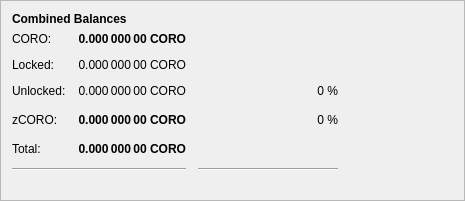
                                  <widget class="QFrame" name="frame_3">
                                    <property name="geometry">
                                      <rect>
                                        <x>0</x>
                                        <y>150</y>
                                        <width>465</width>
                                        <height>201</height>
                                      </rect>
                                    </property>
                                    <property name="frameShape">
                                      <enum>QFrame::StyledPanel</enum>
                                    </property>
                                    <property name="frameShadow">
                                      <enum>QFrame::Raised</enum>
                                    </property>
                                    <layout class="QVBoxLayout" name="verticalLayout_5">
                                      <item>
                                        <layout class="QHBoxLayout" name="horizontalLayout_5" stretch="0">
                                          <item>
                                            <widget class="QLabel" name="label_5z">
                                              <property name="maximumSize">
                                                <size>
                                                  <width>16777215</width>
                                                  <height>20</height>
                                                </size>
                                              </property>
                                              <property name="font">
                                                <font>
                                                  <weight>75</weight>
                                                  <bold>true</bold>
                                                </font>
                                              </property>
                                              <property name="toolTip">
                                                <string>Combined Balances (including unconfirmed and immature coins)</string>
                                              </property>
                                              <property name="text">
                                                <string>&lt;html&gt;&lt;head/&gt;&lt;body&gt;&lt;p&gt;Combined Balances&lt;/p&gt;&lt;/body&gt;&lt;/html&gt;</string>
                                              </property>
                                            </widget>
                                          </item>
                                        </layout>
                                      </item>
                                      <item>
                                        <layout class="QGridLayout" name="gridLayout_3">
                                          <property name="spacing">
                                            <number>12</number>
                                          </property>
                                          <item row="7" column="0" colspan="2">
                                            <widget class="Line" name="lineSpendableBalance_3">
                                              <property name="orientation">
                                                <enum>Qt::Horizontal</enum>
                                              </property>
                                            </widget>
                                          </item>
                                          <item row="7" column="2">
                                            <widget class="Line" name="lineWatchBalance_3">
                                              <property name="sizePolicy">
                                                <sizepolicy hsizetype="Preferred" vsizetype="Fixed">
                                                  <horstretch>0</horstretch>
                                                  <verstretch>0</verstretch>
                                                </sizepolicy>
                                              </property>
                                              <property name="minimumSize">
                                                <size>
                                                  <width>140</width>
                                                  <height>0</height>
                                                </size>
                                              </property>
                                              <property name="orientation">
                                                <enum>Qt::Horizontal</enum>
                                              </property>
                                            </widget>
                                          </item>
                                          <item row="4" column="1">
                                            <widget class="QLabel" name="labelzBalancez">
                                              <property name="font">
                                                <font>
                                                  <weight>75</weight>
                                                  <bold>true</bold>
                                                </font>
                                              </property>
                                              <property name="cursor">
                                                <cursorShape>IBeamCursor</cursorShape>
                                              </property>
                                              <property name="toolTip">
                                                <string>Total of transactions that have yet to be confirmed, and do not yet count toward the spendable balance</string>
                                              </property>
                                              <property name="text">
                                                <string notr="true">0.000 000 00 CORO</string>
                                              </property>
                                              <property name="alignment">
                                                <set>Qt::AlignRight|Qt::AlignTrailing|Qt::AlignVCenter</set>
                                              </property>
                                              <property name="textInteractionFlags">
                                                <set>Qt::LinksAccessibleByMouse|Qt::TextSelectableByKeyboard|Qt::TextSelectableByMouse</set>
                                              </property>
                                            </widget>
                                          </item>
                                          <item row="6" column="1">
                                            <widget class="QLabel" name="labelTotalz">
                                              <property name="font">
                                                <font>
                                                  <weight>75</weight>
                                                  <bold>true</bold>
                                                </font>
                                              </property>
                                              <property name="cursor">
                                                <cursorShape>IBeamCursor</cursorShape>
                                              </property>
                                              <property name="toolTip">
                                                <string>Total Balance, including unconfirmed and immature coins.</string>
                                              </property>
                                              <property name="text">
                                                <string notr="true">0.000 000 00 CORO</string>
                                              </property>
                                              <property name="alignment">
                                                <set>Qt::AlignRight|Qt::AlignTrailing|Qt::AlignVCenter</set>
                                              </property>
                                              <property name="textInteractionFlags">
                                                <set>Qt::LinksAccessibleByMouse|Qt::TextSelectableByKeyboard|Qt::TextSelectableByMouse</set>
                                              </property>
                                            </widget>
                                          </item>
                                          <item row="4" column="3">
                                            <spacer name="horizontalSpacer_6">
                                              <property name="orientation">
                                                <enum>Qt::Horizontal</enum>
                                              </property>
                                              <property name="sizeHint" stdset="0">
                                                <size>
                                                  <width>40</width>
                                                  <height>20</height>
                                                </size>
                                              </property>
                                            </spacer>
                                          </item>
                                          <item row="6" column="0">
                                            <widget class="QLabel" name="labelTotalTextz">
                                              <property name="text">
                                                <string>Total:</string>
                                              </property>
                                            </widget>
                                          </item>
                                          <item row="1" column="0">
                                            <widget class="QLabel" name="labelBalanceTextz">
                                              <property name="text">
                                                <string>CORO:</string>
                                              </property>
                                            </widget>
                                          </item>
                                          <item row="1" column="1">
                                            <widget class="QLabel" name="labelBalancez">
                                              <property name="font">
                                                <font>
                                                  <weight>75</weight>
                                                  <bold>true</bold>
                                                </font>
                                              </property>
                                              <property name="cursor">
                                                <cursorShape>IBeamCursor</cursorShape>
                                              </property>
                                              <property name="toolTip">
                                                <string>Your current spendable balance</string>
                                              </property>
                                              <property name="text">
                                                <string notr="true">0.000 000 00 CORO</string>
                                              </property>
                                              <property name="alignment">
                                                <set>Qt::AlignRight|Qt::AlignTrailing|Qt::AlignVCenter</set>
                                              </property>
                                              <property name="textInteractionFlags">
                                                <set>Qt::LinksAccessibleByMouse|Qt::TextSelectableByKeyboard|Qt::TextSelectableByMouse</set>
                                              </property>
                                            </widget>
                                          </item>
                                          <item row="4" column="0">
                                            <widget class="QLabel" name="labelzBalanceTextz">
                                              <property name="toolTip">
                                                <string/>
                                              </property>
                                              <property name="text">
                                                <string>zCORO:</string>
                                              </property>
                                            </widget>
                                          </item>
                                          <item row="4" column="2">
                                            <widget class="QLabel" name="labelzCOROPercent">
                                              <property name="toolTip">
                                                <string>
                                                  Current percentage of zCORO.
                                                  If AutoMint is enabled this percentage will settle around the configured AutoMint percentage (default = 10%)
                                                </string>
                                              </property>
                                              <property name="text">
                                                <string>0 %</string>
                                              </property>
                                              <property name="alignment">
                                                <set>Qt::AlignRight|Qt::AlignTrailing|Qt::AlignVCenter</set>
                                              </property>
                                            </widget>
                                          </item>
                                          <item row="6" column="2">
                                            <widget class="QLabel" name="label100Percent">
                                              <property name="text">
                                                <string/>
                                              </property>
                                              <property name="alignment">
                                                <set>Qt::AlignRight|Qt::AlignTrailing|Qt::AlignVCenter</set>
                                              </property>
                                            </widget>
                                          </item>
                                          <item row="2" column="1">
                                            <widget class="QLabel" name="labelLockedBalance">
                                              <property name="toolTip">
                                                <string>Locked CORO or Masternode collaterals. These are excluded from zCORO minting.</string>
                                              </property>
                                              <property name="text">
                                                <string>0.000 000 00 CORO</string>
                                              </property>
                                              <property name="alignment">
                                                <set>Qt::AlignRight|Qt::AlignTrailing|Qt::AlignVCenter</set>
                                              </property>
                                            </widget>
                                          </item>
                                          <item row="2" column="0">
                                            <widget class="QLabel" name="labelLockedBalanceText">
                                              <property name="toolTip">
                                                <string>Locked CORO or Masternode collaterals. These are excluded from zCORO minting.</string>
                                              </property>
                                              <property name="text">
                                                <string>Locked:</string>
                                              </property>
                                            </widget>
                                          </item>
                                          <item row="3" column="0">
                                            <widget class="QLabel" name="labelUnLockedBalanceText">
                                              <property name="toolTip">
                                                <string>Unlocked COROs. These can be used for zCORO minting.</string>
                                              </property>
                                              <property name="text">
                                                <string>Unlocked:</string>
                                              </property>
                                            </widget>
                                          </item>
                                          <item row="3" column="1">
                                            <widget class="QLabel" name="labelUnLockedBalance">
                                              <property name="toolTip">
                                                <string>Unlocked COROs. These can be used for zCORO minting.</string>
                                              </property>
                                              <property name="text">
                                                <string>0.000 000 00 CORO</string>
                                              </property>
                                              <property name="alignment">
                                                <set>Qt::AlignRight|Qt::AlignTrailing|Qt::AlignVCenter</set>
                                              </property>
                                            </widget>
                                          </item>
                                          <item row="3" column="2">
                                            <widget class="QLabel" name="labelCOROPercent">
                                              <property name="text">
                                                <string>0 %</string>
                                              </property>
                                              <property name="alignment">
                                                <set>Qt::AlignRight|Qt::AlignTrailing|Qt::AlignVCenter</set>
                                              </property>
                                            </widget>
                                          </item>
                                        </layout>
                                      </item>
                                      <item>
                                        <spacer name="verticalSpacer">
                                          <property name="orientation">
                                            <enum>Qt::Vertical</enum>
                                          </property>
                                          <property name="sizeHint" stdset="0">
                                            <size>
                                              <width>20</width>
                                              <height>40</height>
                                            </size>
                                          </property>
                                        </spacer>
                                      </item>
                                    </layout>
                                  </widget>
